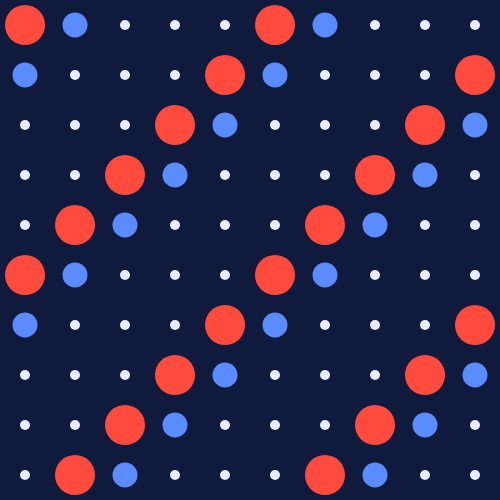
Frame 1 (no input)
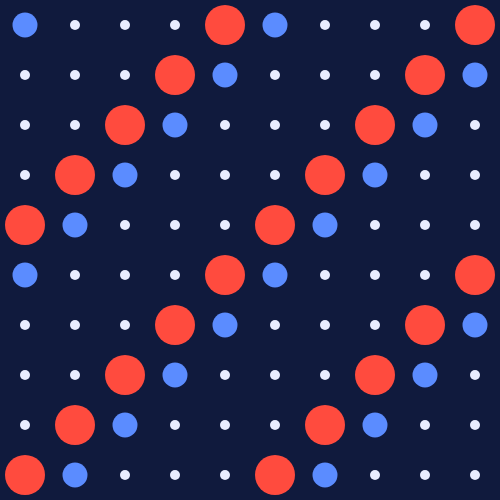
Frame 60 (no input)
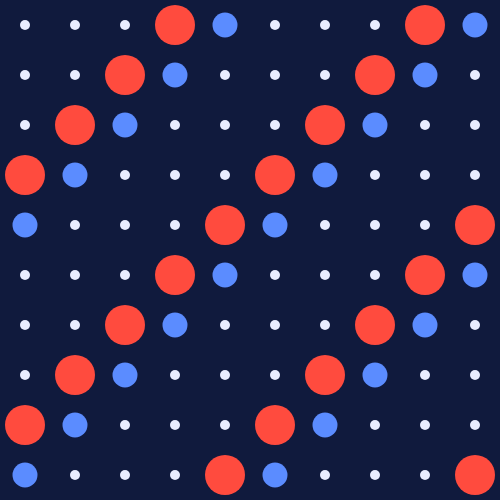
Frame 120 (the mouse pressed at the canvas centre since frame 60)

The p5.js sketch that drew these frames (run headless with seeded random() and noise() and a simulated clock; from frame 60 on, the mouse is pressed at the canvas centre):

// p5.js sketch
// ── sketch.js
let colours; // ARRAY: the colours I use

function setup() {
  createCanvas(500, 500);
  colours = [
    color(255, 75, 62),   // red
    color(91, 140, 255),  // blue
    color(232, 236, 255)  // white
  ];
}

function draw() {
  background(16, 26, 61);

  let step = floor(frameCount / 10);

  for (let row = 0; row < 10; row++) {
    for (let col = 0; col < 10; col++) {

      let n = (col + row + step) % 5;
      let diameter = 10;

      if (n === 0) {
        fill(colours[0]);
        diameter = 40;
      } else if (n === 1) {
        fill(colours[1]);
        diameter = 25;
      } else {
        fill(colours[2]);
        diameter = 10;
      }

      noStroke();
      circle(col * 50 + 25, row * 50 + 25, diameter);
    }
  }
}
